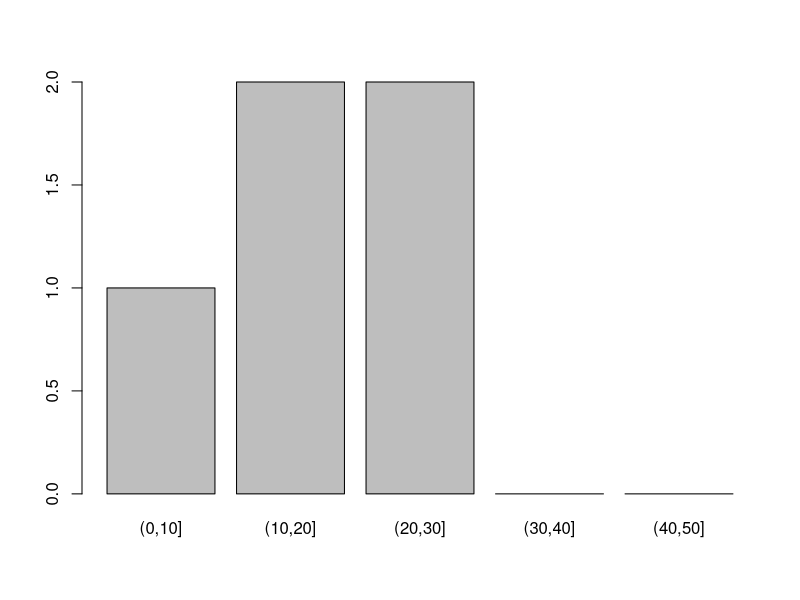

R code for this plot:
#Factors
x.data <- c("stock", "bond", "bond", "stock")
investment <- factor(x.data)
investment

class(investment)
as.integer(investment)
levels(investment)

#cut()
ranking <- runif(5, 0, 50)
buckets <- c(0, 10, 20, 30, 40, 50)

ranking_grouped <- cut(ranking, breaks = buckets)
ranking_grouped
summary(ranking_grouped)
summary(investment)

plot(ranking_grouped)

#Order
rank <- c("low", "medium", "low", "medium", "high")
ordered(rank)

rank_order <- factor(rank, ordered=TRUE,
                     levels = c("low", "medium", "high"))

rank_order

#Subsets
rank_order[c(1,3)]
summary(rank_order[c(1,3)])
rank_order[c(1,3), drop = TRUE]
summary(rank_order[c(1,3)], drop = TRUE)
